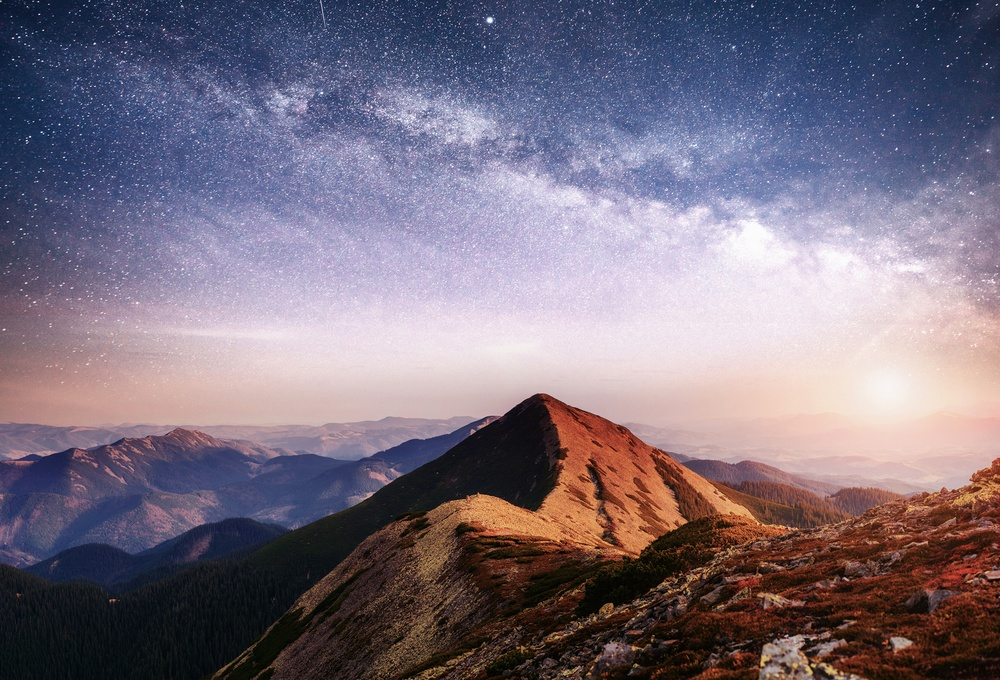
#> input picture Lab 1/Lab 3/Pic_compressed.jpg, 1000 x 680 px, shrunk from 1485 x 1010 before the run, given in place of the camera
$ python 'task 5.py'
#> lines starting #> are read from the running program, lines starting #| are printed output that depends on the picture; after the words box and inside, x2 and y2 are one past the last pixel; in counts of white or black regions, pixels touching at a corner belong together
import cv2
import numpy as np

cap = cv2.VideoCapture(0)

while True:
    ret, frame = cap.read()
#> frame is the input picture: shape (680, 1000, 3); mean B, G, R 125.7, 110.9, 121.2
    hsv_frame = cv2.cvtColor(frame, cv2.COLOR_BGR2HSV)
#> hsv_frame: shape (680, 1000, 3); mean H, S, V 90.2, 90.5, 141.4

    downRed1 = np.array([0, 100, 100])
    upRed1 = np.array([10, 255, 255])
    downRed2 = np.array([160, 100, 100])
    upRed2 = np.array([180, 255, 255])

    mask1 = cv2.inRange(hsv_frame, downRed1, upRed1)
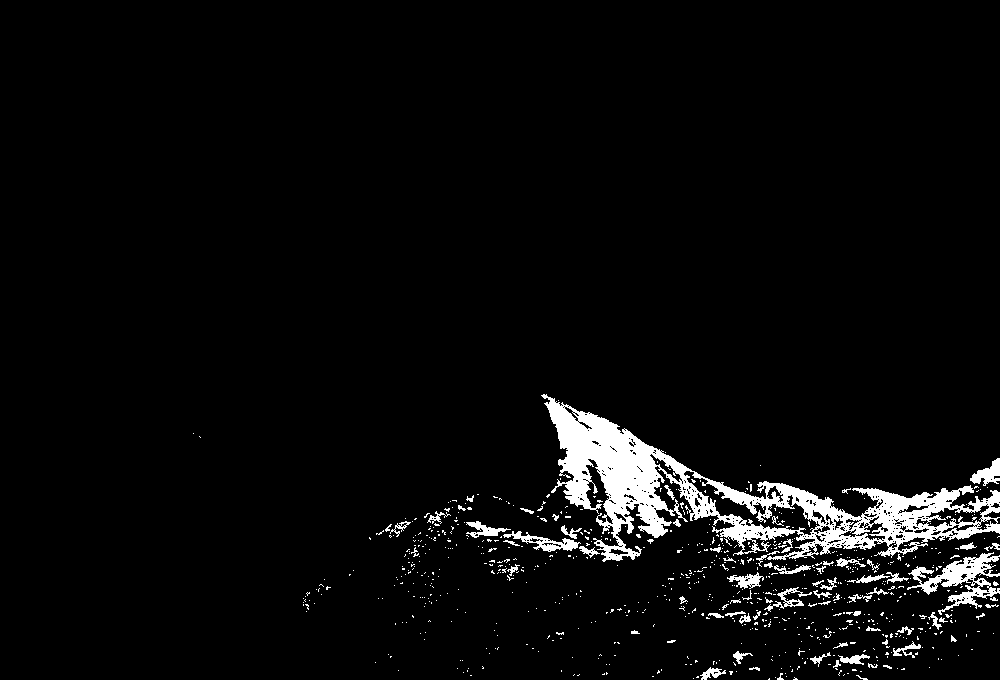
#> mask1: shape (680, 1000); 4.3% white; 773 white regions (699 under 20 px), largest, box (x1, y1, x2, y2) and area: (541, 394, 1000, 562) 19787, (907, 552, 1000, 615) 1994, (503, 531, 581, 552) 550
    mask2 = cv2.inRange(hsv_frame, downRed2, upRed2)
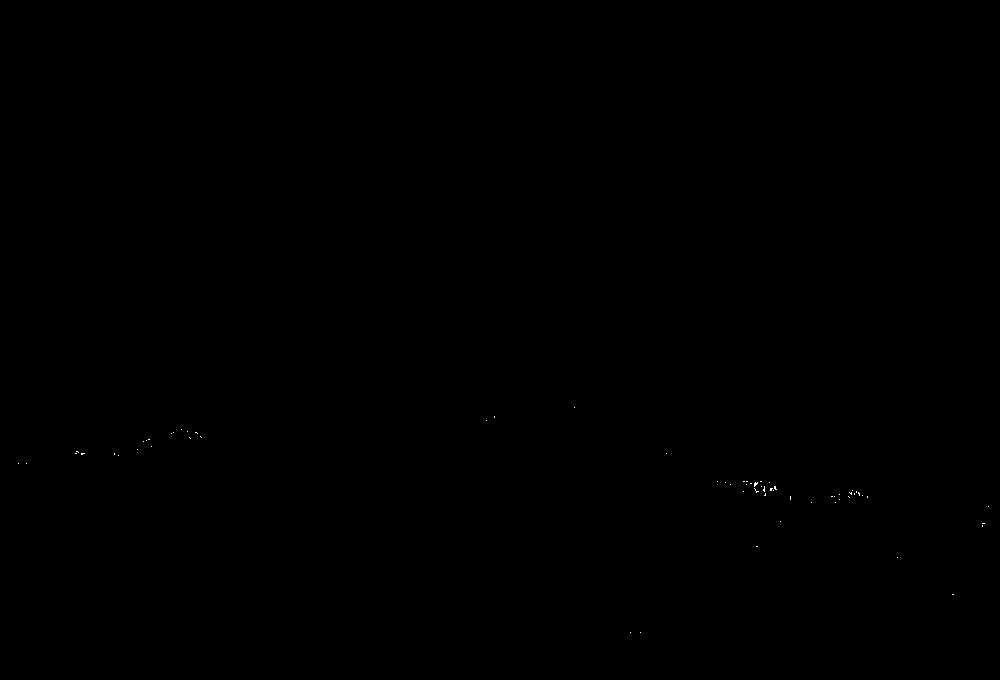
#> mask2: shape (680, 1000); 0.02% white in thin lines or dots, all inside (x1, y1, x2, y2) = (18, 407, 989, 633)
    redMask = cv2.bitwise_or(mask1, mask2)
#> redMask: shape (680, 1000); 4.3% white; 803 white regions (728 under 20 px), largest, box (x1, y1, x2, y2) and area: (541, 394, 1000, 562) 19867, (907, 552, 1000, 615) 1996, (503, 531, 581, 552) 550

    kernel = np.ones((5, 5), np.uint8)
    opened = cv2.morphologyEx(redMask, cv2.MORPH_OPEN, kernel)
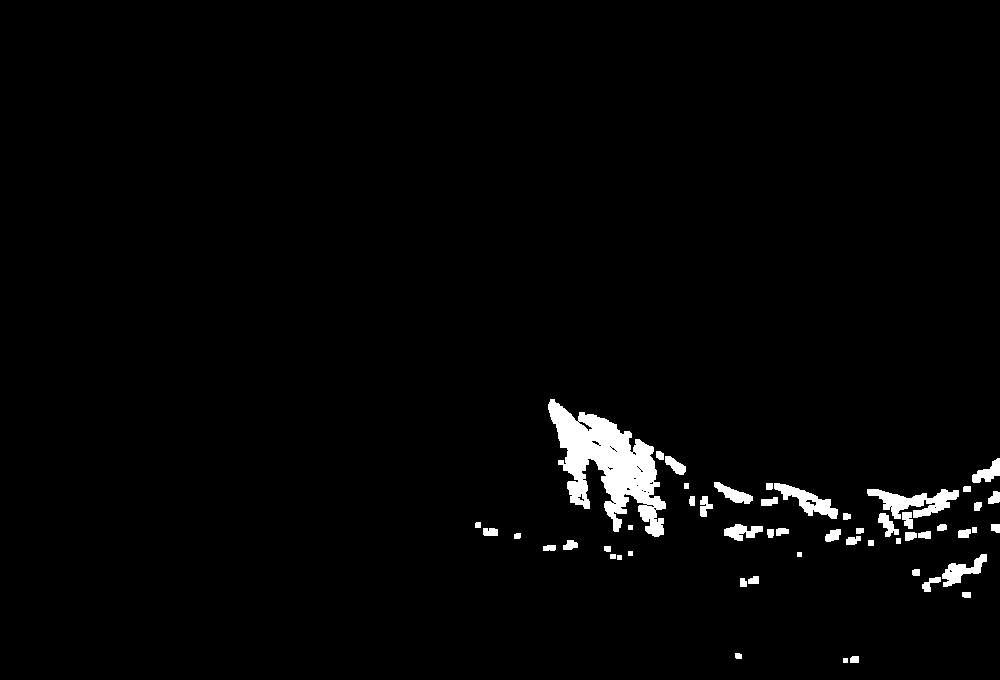
#> opened: shape (680, 1000); 2.2% white; 52 white regions, largest, box (x1, y1, x2, y2) and area: (548, 399, 666, 537) 7409, (867, 489, 959, 519) 1335, (774, 483, 838, 519) 873
    closed = cv2.morphologyEx(opened, cv2.MORPH_CLOSE, kernel)
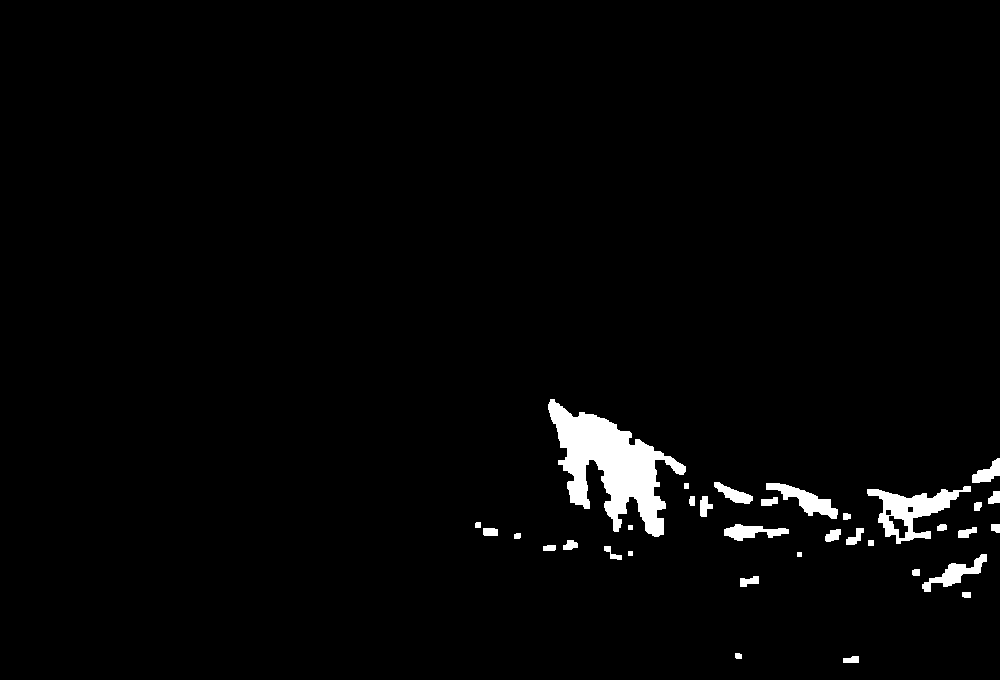
#> closed: shape (680, 1000); 2.3% white; 34 white regions

    cv2.imshow('Closed', closed)

    res = cv2.bitwise_and(hsv_frame, hsv_frame, mask=redMask)
#> res: shape (680, 1000, 3); mean H, S, V 0.3, 7.1, 6.3

    moments = cv2.moments(closed)
#> moments = moments, m00 3953775, centre m10/m00, m01/m00 = (723.5, 493)
    if moments['m00'] != 0:
        area = moments['m00']
#> area = 3953775

        cx = int(moments['m10'] / moments['m00'])
#> cx = 723
        cy = int(moments['m01'] / moments['m00'])
#> cy = 492
        (countours, _) = cv2.findContours(closed.copy(), cv2.RETR_EXTERNAL, cv2.CHAIN_APPROX_SIMPLE)
#> countours = 34 contours, 3 with area under 20; largest, box (x1, y1, x2, y2) and area: (548, 399, 686, 537) 7682, (867, 486, 971, 544) 2276, (766, 483, 838, 519) 874, (922, 554, 987, 592) 680, (724, 524, 789, 541) 520
        for countour in countours:
            (x, y, w, h) = cv2.boundingRect(countour)
            cv2.rectangle(frame, (x, y), (x + w, y + h), (0, 0, 0), 2)
#> this loop made 34 passes
#> (x, y, w, h) on passes 1, 2, 3, 4, 5, 6, 9, 10, 12, 13, 14, 15: (843, 656, 16, 7), (735, 653, 7, 6), (962, 592, 9, 6), (740, 576, 19, 11), (912, 569, 8, 7), (922, 554, 65, 38), (604, 546, 18, 14), (543, 545, 13, 6), (563, 540, 15, 10), (514, 533, 7, 6), (825, 529, 16, 13), (846, 528, 18, 17)
#> (countour, x, y, w, h) on passes 7, 8, 11, 18, 31: ([[797, 552], [797, 556], [801, 556], [801, 552]], 797, 552, 5, 5), ([[628, 551], [628, 555], [632, 555], [632, 551]], 628, 551, 5, 5), ([[868, 540], [868, 545], [873, 545], [873, 540]], 868, 540, 6, 6), ([[628, 525], [628, 529], [632, 529], [632, 525]], 628, 525, 5, 5), ([[684, 483], [684, 488], [688, 488], [688, 483]], 684, 483, 5, 6)
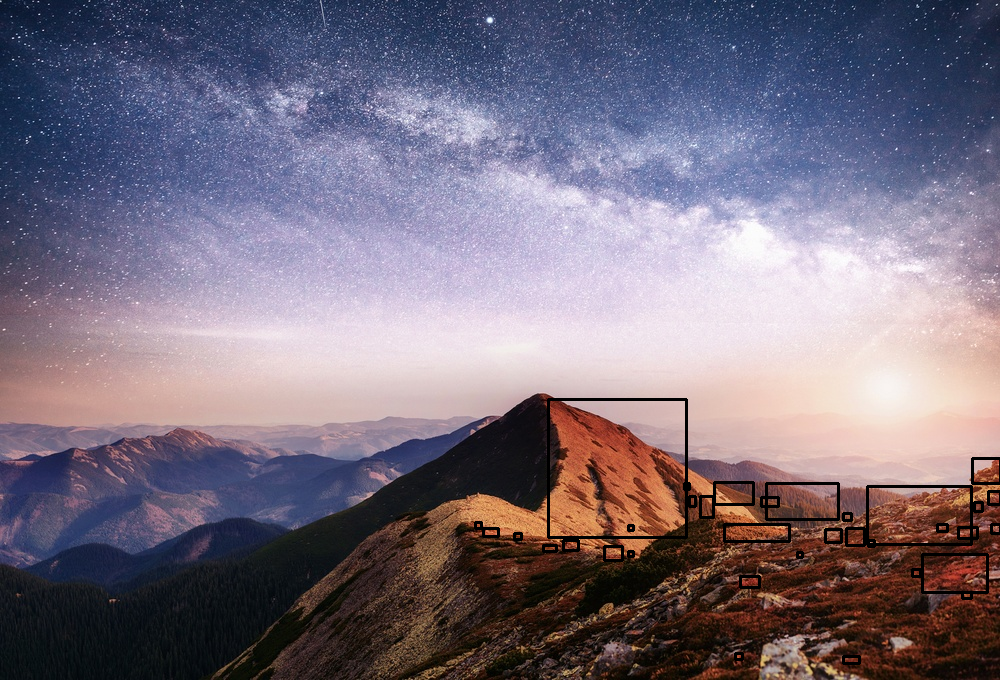
#> frame: shape (680, 1000, 3); 1.16% of pixels changed, all inside (x1, y1, x2, y2) = (474, 398, 1000, 665)
    else:
        print("No red object")

    cv2.imshow('source frame', frame)

    if cv2.waitKey(1) & 0xFF == 27:
#> (key Esc is pressed here)
        break

cap.release()
cv2.destroyAllWindows()
